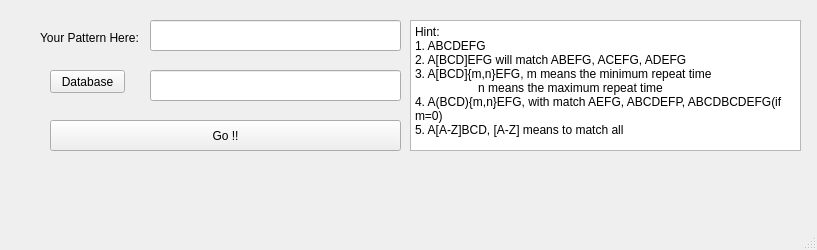
<?xml version="1.0" encoding="UTF-8"?>
<ui version="4.0">
 <class>MainWindow</class>
 <widget class="QMainWindow" name="MainWindow">
  <property name="geometry">
   <rect>
    <x>0</x>
    <y>0</y>
    <width>817</width>
    <height>250</height>
   </rect>
  </property>
  <property name="windowTitle">
   <string>MainWindow</string>
  </property>
  <widget class="QWidget" name="centralwidget">
   <widget class="QLabel" name="label">
    <property name="geometry">
     <rect>
      <x>40</x>
      <y>30</y>
      <width>121</width>
      <height>16</height>
     </rect>
    </property>
    <property name="text">
     <string>Your Pattern Here:</string>
    </property>
   </widget>
   <widget class="QLineEdit" name="patternEdit">
    <property name="geometry">
     <rect>
      <x>150</x>
      <y>20</y>
      <width>251</width>
      <height>31</height>
     </rect>
    </property>
   </widget>
   <widget class="QLineEdit" name="databaseEdit">
    <property name="geometry">
     <rect>
      <x>150</x>
      <y>70</y>
      <width>251</width>
      <height>31</height>
     </rect>
    </property>
   </widget>
   <widget class="QPushButton" name="setDatabase">
    <property name="geometry">
     <rect>
      <x>50</x>
      <y>70</y>
      <width>75</width>
      <height>23</height>
     </rect>
    </property>
    <property name="text">
     <string>Database</string>
    </property>
   </widget>
   <widget class="QPushButton" name="go">
    <property name="geometry">
     <rect>
      <x>50</x>
      <y>120</y>
      <width>351</width>
      <height>31</height>
     </rect>
    </property>
    <property name="text">
     <string>Go !!</string>
    </property>
   </widget>
   <widget class="QTextBrowser" name="textBrowser">
    <property name="geometry">
     <rect>
      <x>410</x>
      <y>20</y>
      <width>391</width>
      <height>131</height>
     </rect>
    </property>
    <property name="html">
     <string>&lt;!DOCTYPE HTML PUBLIC &quot;-//W3C//DTD HTML 4.0//EN&quot; &quot;http://www.w3.org/TR/REC-html40/strict.dtd&quot;&gt;
&lt;html&gt;&lt;head&gt;&lt;meta name=&quot;qrichtext&quot; content=&quot;1&quot; /&gt;&lt;style type=&quot;text/css&quot;&gt;
p, li { white-space: pre-wrap; }
&lt;/style&gt;&lt;/head&gt;&lt;body style=&quot; font-family:'SimSun'; font-size:9pt; font-weight:400; font-style:normal;&quot;&gt;
&lt;p style=&quot; margin-top:0px; margin-bottom:0px; margin-left:0px; margin-right:0px; -qt-block-indent:0; text-indent:0px;&quot;&gt;Hint:&lt;/p&gt;
&lt;p style=&quot; margin-top:0px; margin-bottom:0px; margin-left:0px; margin-right:0px; -qt-block-indent:0; text-indent:0px;&quot;&gt;1. ABCDEFG&lt;/p&gt;
&lt;p style=&quot; margin-top:0px; margin-bottom:0px; margin-left:0px; margin-right:0px; -qt-block-indent:0; text-indent:0px;&quot;&gt;2. A[BCD]EFG will match ABEFG, ACEFG, ADEFG&lt;/p&gt;
&lt;p style=&quot; margin-top:0px; margin-bottom:0px; margin-left:0px; margin-right:0px; -qt-block-indent:0; text-indent:0px;&quot;&gt;3. A[BCD]{m,n}EFG, m means the minimum repeat time&lt;/p&gt;
&lt;p style=&quot; margin-top:0px; margin-bottom:0px; margin-left:0px; margin-right:0px; -qt-block-indent:0; text-indent:0px;&quot;&gt;                   n means the maximum repeat time&lt;/p&gt;
&lt;p style=&quot; margin-top:0px; margin-bottom:0px; margin-left:0px; margin-right:0px; -qt-block-indent:0; text-indent:0px;&quot;&gt;4. A(BCD){m,n}EFG, with match AEFG, ABCDEFP, ABCDBCDEFG(if m=0)&lt;/p&gt;
&lt;p style=&quot; margin-top:0px; margin-bottom:0px; margin-left:0px; margin-right:0px; -qt-block-indent:0; text-indent:0px;&quot;&gt;5. A[A-Z]BCD, [A-Z] means to match all&lt;/p&gt;&lt;/body&gt;&lt;/html&gt;</string>
    </property>
   </widget>
  </widget>
  <widget class="QMenuBar" name="menubar">
   <property name="geometry">
    <rect>
     <x>0</x>
     <y>0</y>
     <width>817</width>
     <height>23</height>
    </rect>
   </property>
  </widget>
  <widget class="QStatusBar" name="statusbar"/>
 </widget>
 <resources/>
 <connections/>
</ui>
